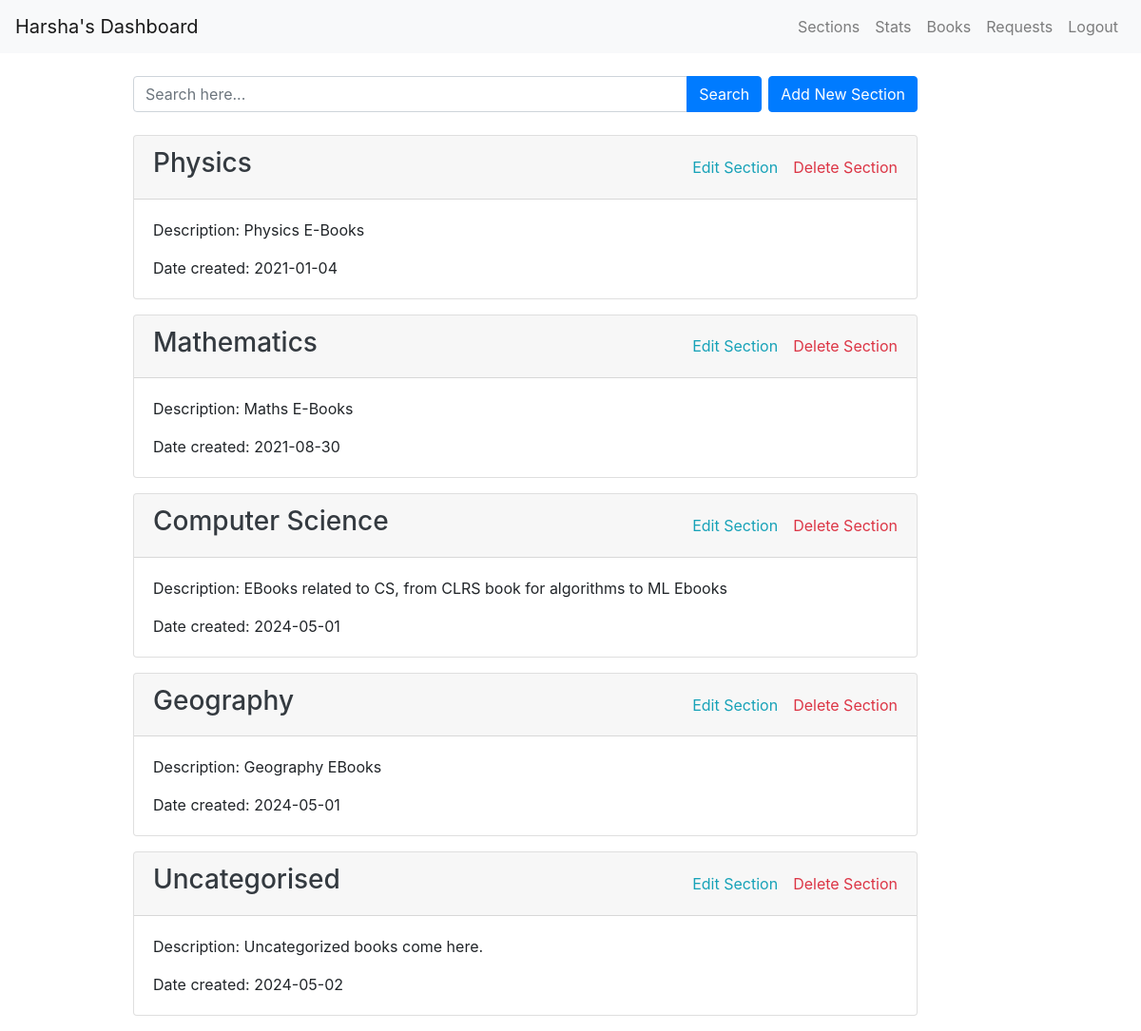
Page /lib/Harsha/sections on the committed database.
### application/models.py (models this page shows)
class Section(db.Model):
	__tablename__ = 'section'
	ID = db.Column(db.Integer, primary_key=True, autoincrement = True)
	title = db.Column(db.String, nullable = False, unique = True)
	date = db.Column(db.String, nullable = False)
	description = db.Column(db.String, nullable = False)

### application/views.py (the view)
@app.route("/lib/<username>/sections", methods = ["GET"])
def lib_show_all_section(username):
    search_text = request.args.get("search_text")
    sections = getSearchSection(search_text)
    return render_template("libSections.html", name=username,sections = sections,txt=(search_text if search_text else ''))

### application/controllers.py (called while the page is built)
def getSearchSection(search_text):
	if(search_text == None):
		return getSection().all()
	return getSection().filter(Section.title.ilike(f"%{search_text}%")).all()

### application/models.py (called while the page is built)
def getSection():
	return Section.query

### templates/libSections.html (shortened to what this page needs)
<!DOCTYPE html>
<html lang="en">
<head>
    <link href="https://maxcdn.bootstrapcdn.com/bootstrap/4.5.2/css/bootstrap.min.css" rel="stylesheet">
</head>
<body>
    <nav class="navbar navbar-expand-lg navbar-light bg-light">
        <div class="navbar-brand">
            {% if 's' == name[-1] %}
                {{ name }}' Dashboard
            {% else %}
                {{ name }}'s Dashboard
            {% endif %}
        </div>
        <div class="collapse navbar-collapse">
            <ul class="navbar-nav ml-auto">
                <li class="nav-item">
                    <a class="nav-link" href="/lib/{{name}}/sections">Sections</a>
                </li>
                <li class="nav-item">
                    <a class="nav-link" href="/lib/{{name}}/stats">Stats</a>
                </li>
                <li class="nav-item">
                    <a class="nav-link" href="/lib/{{name}}/books">Books</a>
                </li>
                <li class="nav-item">
                    <a class="nav-link" href="/lib/{{name}}/requests">Requests</a>
                </li>
                <li class="nav-item">
                    <a class="nav-link" href="/logout">Logout</a>
                </li>
            </ul>
        </div>
    </nav>
    <div class="container mt-4">
        <div class="row">
            <div class="col-md-9 offset-md-1">
                <form action="/lib/{{name}}/sections" method="GET" class="mb-4">
                    <div class="input-group">
                        <input type="text" name="search_text" class="form-control rounded-left" id="search_bar" placeholder="Search here..." value="{{ txt }}">
                        <div class="input-group-append">
                            <button type="submit" class="btn btn-primary rounded-right mr-2">Search</button>
                            <a href="/lib/{{name}}/add_section" class="btn btn-primary rounded">Add New Section</a>
                        </div>
                    </div>
                </form>
                {% if sections|length == 0 %}
                    <p class="mt-5 lead">No sections match the search text</p>
                {% else %}
                    {% for section in sections %}
                        <div class="card mb-3">
                            <div class="card-header d-flex justify-content-between align-items-center">
                                <h3><a href="/lib/{{name}}/section/{{section.title}}" class="card-title text-dark">{{ section.title }}</a></h3>
                                <a href="{{url_for('lib_action_section',username=name)}}?ID={{section.ID}}&section={{section.title}}&desc={{section.description}}" class="text-info ml-auto mr-3">Edit Section</a>
                                <a href="{{url_for('section_delete',username=name,sec_name=section.title)}}" class="text-danger">Delete Section</a>
                            </div>
                            <div class="card-body">
                                <p class="card-text">Description: {{ section.description }}</p>
                                <p class="card-text">Date created: {{ section.date }}</p>
                            </div>
                        </div>
                    {% endfor %}
                {% endif %}
            </div>
        </div>
    </div>
</body>
</html>

### rows in the picture
Section: title "Physics", description "Physics E-Books", date "2021-01-04"
Section: title "Mathematics", description "Maths E-Books", date "2021-08-30"
Section: title "Computer Science", description "EBooks related to CS, from CLRS book for algorithms to ML Ebooks", date "2024-05-01"
Section: title "Geography", description "Geography EBooks", date "2024-05-01"
Section: title "Uncategorised", description "Uncategorized books come here.", date "2024-05-02"

### other values in the picture
{{ name }} "Harsha"
